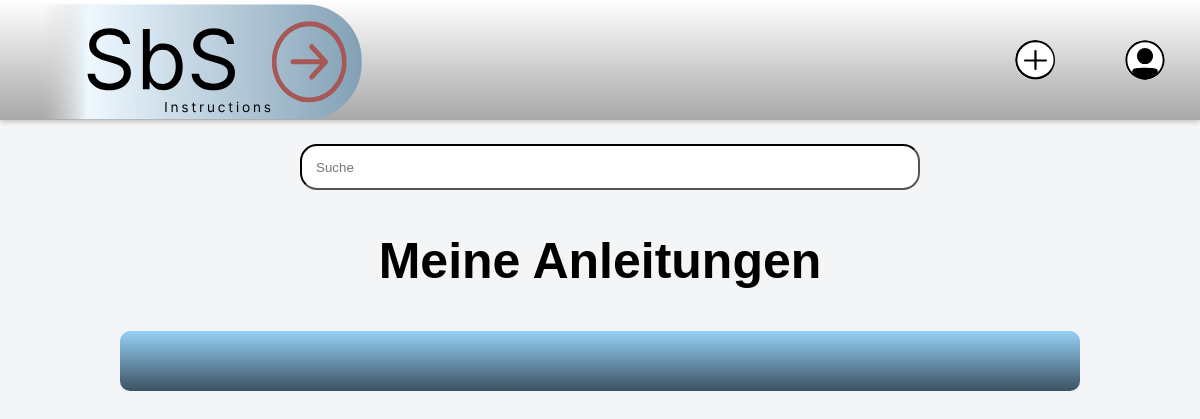
/SBSInstructionsproject/profileigeneanleitungen/1, run on an earlier commit of the app's database.
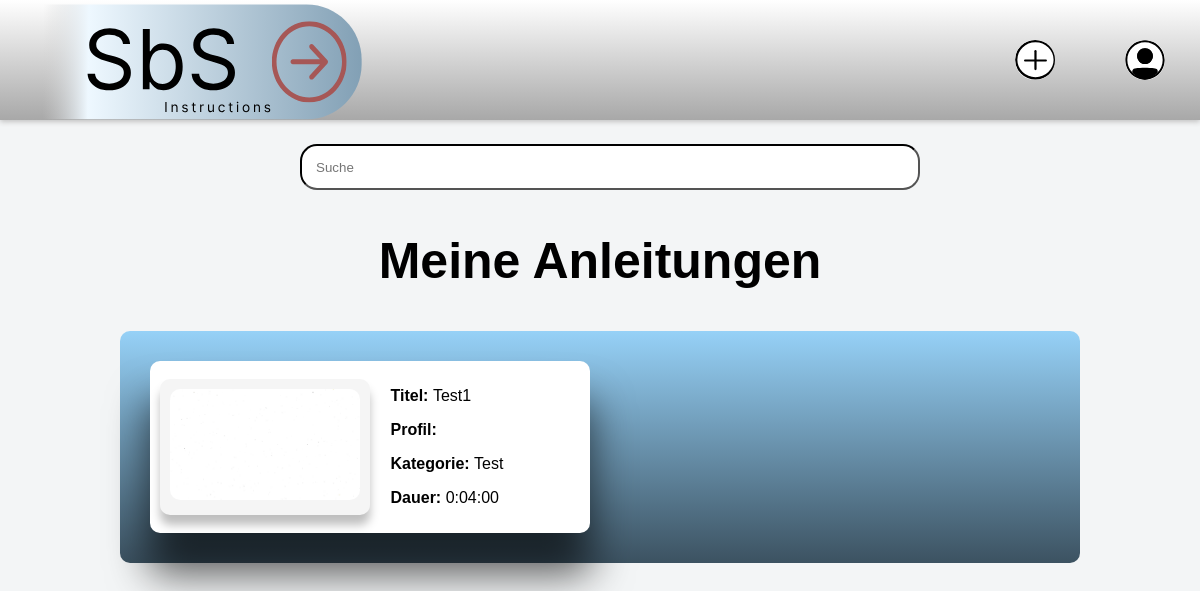
And on a later commit of the database.
### SBSInstructions/models.py (models this page shows, shortened)
class Anleitung(models.Model):
    profil = models.ForeignKey(Profil, on_delete=models.RESTRICT)
    anleittitel = models.CharField(max_length=100)
    kategorie = models.CharField(max_length=100)
    dauer = models.DurationField()
    datum = models.DateField('datum_erstellt')
    img = models.ImageField(upload_to='images/thumbnail', default=None)

### SBSInstructions/views.py (the view)
# urls.py: path('profileigeneanleitungen/<int:pk>', views.ProfileigeneAnleitungenDetailView.as_view(), name='profileigeneanleitungen'),
class ProfileigeneAnleitungenDetailView(DetailView):
    model = Profil
    template_name = 'ProfileigeneAnleitungen.html'
    def get_context_data(self, **kwargs):
        profil = self.get_object()
        context = { 'profil': list(Profil.objects.values('id', 'benutzername')),
                    'anleitungen': list(Anleitung.objects.filter
                                           (profil = profil).values('id','anleittitel', 'kategorie', 'dauer', 'datum', 'img'))}
        return context

### SBSInstructions/templates/ProfileigeneAnleitungen.html (shortened to what this page needs)
<!DOCTYPE html>
<html lang="en">
<head>
    {% load static %}
    <link rel="stylesheet" type="text/css" href="{% static 'css/Startseite.css' %}">
</head>
<body>
    <div class="header">
        <div class="boxumAErstellen" onclick="window.location.pathname = '/SBSInstructionsproject/anleitungerstellen'">
            <input class="aErstellen" type="button">
        </div>
        <div class="boxumProfil" onclick="window.location.pathname = '/SBSInstructionsproject/login'">
            <input class="profil" type="button">
        </div>
    </div>
    <div class="logocontainer" onclick="window.location.pathname = '/SBSInstructionsproject'">
        <img src="{% static 'Bilder/Logo.svg' %}" class="logo">
    </div>
    <div class="hintergrund">
            <div class="searchbar">
                <form action="filler">
                    <input class="Suchleiste" type="text" placeholder="Suche">
                </form>
            </div>
            <div class="kataloguberschrift">
                <h2>Meine Anleitungen</h2>
            </div>
            <div class="katalog" id="katalog">
                <div id="anleitung-details">
                  <ul class="anleitungsBlockList">
                    {% for einzelneanleitung in anleitungen %}
                    <li class="anleitungsBlock" onclick="window.location.pathname='SBSInstructionsproject/anleitungdurchgehen/{{ einzelneanleitung.id }}'">
                      <div class="anleitungsBlockImg">
                        <img src="/media/{{ einzelneanleitung.img }}">
                      </div>
                      <div class="anleitungsBlockText">
                        <h3>Titel: <span>{{ einzelneanleitung.anleittitel }}</span></h3>
                        <h3>Profil: </h3>
                        <h3>Kategorie: <span>{{ einzelneanleitung.kategorie }}</span></h3>
                        <h3>Dauer: <span>{{ einzelneanleitung.dauer }} </span></h3>
                      </div>
                    </li>
                    {% endfor %}
                  </ul>
                </div>
            </div>
    </div>
</body>
</html>

### SBSInstructions/static/css/Startseite.css (style rules this page uses)
body { font-family: 'Poppins', sans-serif; font-size: 20px; background-color: #F3F5F6; margin: 0; }
h2 { text-align: center; font-size: 50px; }
h3 { font: bold; font-size: 2vh; }
h3 span { font-family: 'Poppins', sans-serif; font-size: 2vh; font-weight: 250; }
body { margin: 0; }
.header { display: flex; justify-content: right; height: 120px; background-image: linear-gradient(#FFFFFF, #A8A8A8); box-shadow: 0px 2px 5px #c3c3c3; }
.boxumProfil, .boxumAErstellen { position: relative; height: inherit; min-width: 110px; }
.profil, .aErstellen { position: absolute; top: 50%; left: 50%; -ms-transform: translate(-50%, -50%); transform: translate(-50%, -50%); height: 50%; width: 50%; max-height: 40px; max-width: 40px; border-radius: 50%; border: 0px; }
.profil { background-image: url("../../static/Bilder/Profil_Logo.svg"); background-size: cover; background-color: white; }
.aErstellen { background-image: url("../../static/Bilder/Anleitunghinzufuegen.svg"); background-size: cover; background-color: white; }
.logocontainer { display: flex; justify-content: left; height: 120px; position: absolute; top: 0.25%; left: 3%; }
.hintergrund { margin: 0; background-position-y: 120px; background-size: cover; background-repeat: no-repeat; background-attachment: fixed; position: static; width: 100%; height: 100%; }
.searchbar { justify-content: center; margin-top: 2%; margin-left: 25%; margin-right: 25%; margin-bottom: 30px; width: 50%; }
.Suchleiste { border-radius: 17px; border-color: #000; border-width: 2px; height: 40px; padding-left: 14px; width: 100%; }
.katalog { background: linear-gradient(to bottom, #96d1f7, #3c5261); margin-left: 10%; margin-right: 10%; padding: 10px; box-sizing: border-box; border-radius: 10px; }
.anleitungsBlockList { display: grid; grid-template-columns: repeat(2, 1fr); grid-gap: 20px; list-style: none; padding: 20px; margin: 0; }
.anleitungsBlock { background-color: #FFFFFF; box-shadow: 0 40px 40px 1px rgba(0, 0, 0, 0.641); padding: 10px; border-radius: 10px; display: flex; flex-direction: row; justify-content: space-between; align-items: center; }
.anleitungsBlockImg { width: 50%; display: inline-block; background-color: #f5f5f5; border-radius: 10px; padding: 10px; box-shadow: 0 10px 10px rgba(0, 0, 0, 0.255); transition: transform 0.3s ease; }
.anleitungsBlockImg img { width: 100%; border-radius: 10px; object-fit: cover; }
.anleitungsBlockText { width: 50%; margin-left: 5%; }

What changed in the data, as far as the page shows it:
added Anleitung: img (placeholder picture), anleittitel "Test1", kategorie "Test", dauer "0:04:00"
